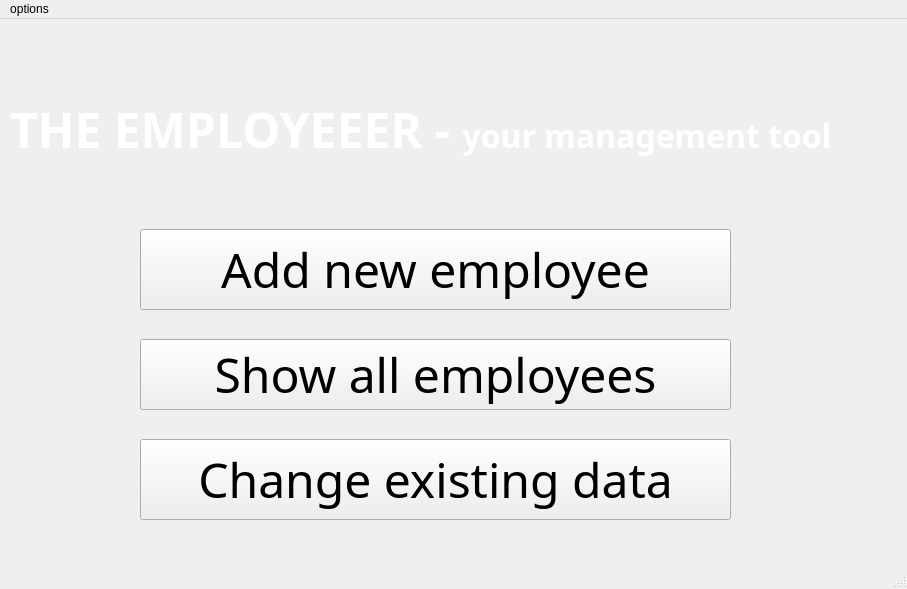
<?xml version="1.0" encoding="UTF-8"?>
<ui version="4.0">
 <class>MainWindow</class>
 <widget class="QMainWindow" name="MainWindow">
  <property name="windowModality">
   <enum>Qt::NonModal</enum>
  </property>
  <property name="geometry">
   <rect>
    <x>0</x>
    <y>0</y>
    <width>907</width>
    <height>589</height>
   </rect>
  </property>
  <property name="windowTitle">
   <string>Managing tool</string>
  </property>
  <property name="windowIcon">
   <iconset>
    <normaloff>icon.gif</normaloff>icon.gif</iconset>
  </property>
  <widget class="QWidget" name="centralwidget">
   <widget class="QPushButton" name="pushButton">
    <property name="geometry">
     <rect>
      <x>140</x>
      <y>210</y>
      <width>591</width>
      <height>81</height>
     </rect>
    </property>
    <property name="font">
     <font>
      <family>Snap ITC</family>
      <pointsize>36</pointsize>
     </font>
    </property>
    <property name="text">
     <string>Add new employee</string>
    </property>
   </widget>
   <widget class="QPushButton" name="pushButton_2">
    <property name="geometry">
     <rect>
      <x>140</x>
      <y>420</y>
      <width>591</width>
      <height>81</height>
     </rect>
    </property>
    <property name="font">
     <font>
      <family>Snap ITC</family>
      <pointsize>36</pointsize>
     </font>
    </property>
    <property name="text">
     <string>Change existing data</string>
    </property>
   </widget>
   <widget class="QPushButton" name="pushButton_4">
    <property name="geometry">
     <rect>
      <x>140</x>
      <y>320</y>
      <width>591</width>
      <height>71</height>
     </rect>
    </property>
    <property name="font">
     <font>
      <family>Snap ITC</family>
      <pointsize>36</pointsize>
     </font>
    </property>
    <property name="text">
     <string>Show all employees</string>
    </property>
   </widget>
   <widget class="QLabel" name="label">
    <property name="geometry">
     <rect>
      <x>10</x>
      <y>60</y>
      <width>881</width>
      <height>101</height>
     </rect>
    </property>
    <property name="font">
     <font>
      <family>Viner Hand ITC</family>
      <pointsize>26</pointsize>
      <weight>50</weight>
      <bold>false</bold>
     </font>
    </property>
    <property name="styleSheet">
     <string notr="true"/>
    </property>
    <property name="frameShape">
     <enum>QFrame::NoFrame</enum>
    </property>
    <property name="text">
     <string>&lt;html&gt;&lt;head/&gt;&lt;body&gt;&lt;p&gt;&lt;span style=&quot; font-size:36pt; font-weight:600; color:#ffffff;&quot;&gt;THE EMPLOYEEER - &lt;/span&gt;&lt;span style=&quot; font-size:24pt; font-weight:600; color:#ffffff;&quot;&gt;your management tool&lt;/span&gt;&lt;/p&gt;&lt;/body&gt;&lt;/html&gt;</string>
    </property>
   </widget>
  </widget>
  <widget class="QStatusBar" name="statusbar"/>
  <widget class="QMenuBar" name="menubar">
   <property name="geometry">
    <rect>
     <x>0</x>
     <y>0</y>
     <width>907</width>
     <height>20</height>
    </rect>
   </property>
   <widget class="QMenu" name="menumanaging_tool">
    <property name="title">
     <string>options</string>
    </property>
    <addaction name="actionExit"/>
   </widget>
   <addaction name="menumanaging_tool"/>
  </widget>
  <action name="actionExit">
   <property name="text">
    <string>Exit</string>
   </property>
  </action>
 </widget>
 <resources/>
 <connections/>
</ui>
